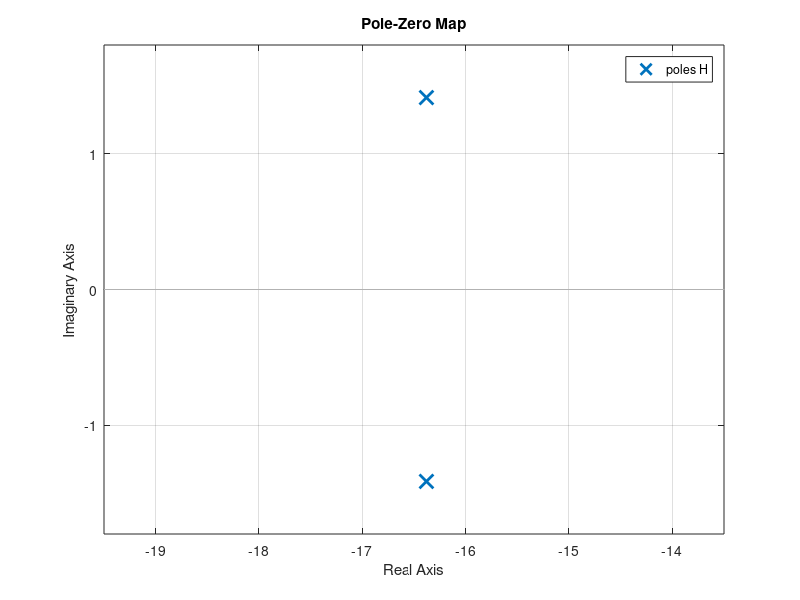

Recreate this plot in MATLAB.
 X=load('NINO_JONH_problem2.txt');
 U=X(:,3);
 Y=X(:,2);
 t=X(:,1);
  Entrada.time=t;
Entrada.signals.values=U;
Entrada.signals.dimension=[466 2];
 Salida.time=t;
Salida.signals.values=Y;
Salida.signals.dimension=[466 2];
%ident

H=tf([149.6],[1 32.76 270.3]);
%tao=0.208;
%k=0.6661;
%Ts=0.402;
%ro=0.60;
%Ts=4/(ro*Wn);
%plot(t,Y);
grid on
hold on 

%plot(t,U);
hold off
%grid on
pzmap(H);
%gc=pidtune(H,'PID');
